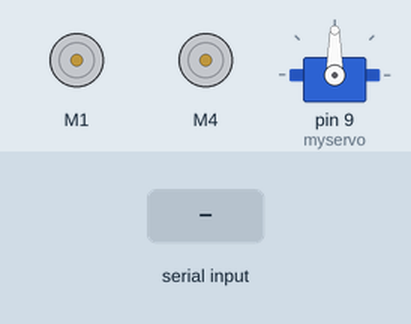
This sketch was run on a simulated Arduino Uno, built with avr-gcc and run on an emulated ATmega328P. On the bench: 2 × DC motor (green arrow = forward, orange = backward, longer = faster), servo. The inputs (shaded band) are chosen by the test bench.

Above: at 1.2 s.
1.3 s: "1" received over Serial
At 1.9 s:
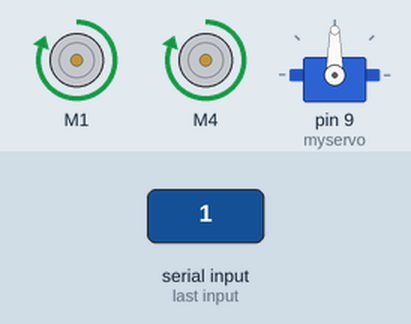
2.8 s: "2" received over Serial
At 4.0 s:
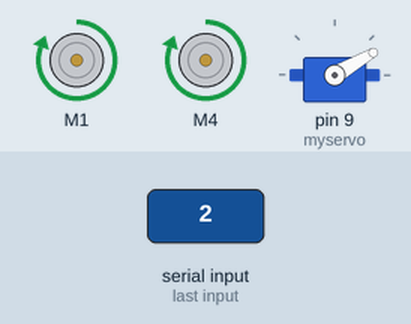
4.3 s: "0" received over Serial
At 5.4 s:
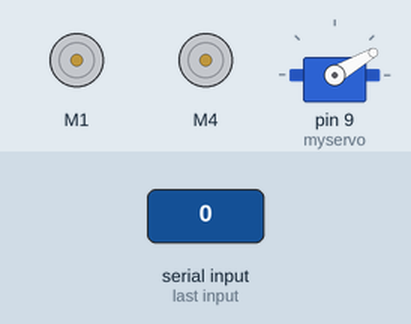
5.8 s: "3" received over Serial
At 6.5 s:
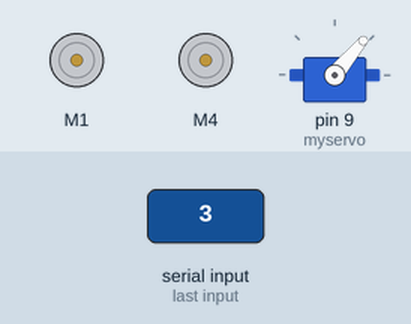
7.3 s: "4" received over Serial
At 7.7 s:
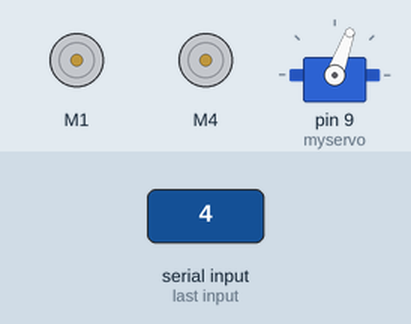
8.8 s: "6" received over Serial
At 10.0 s:
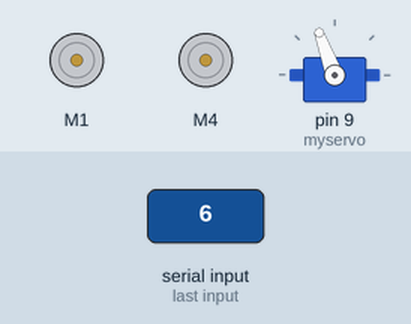
Timing chart, 0 to 11.3 s (numbered marks = the images above; inputs shaded):
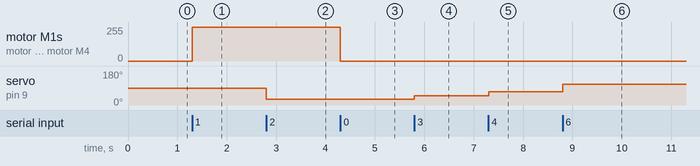

Measured:
- after the input at 1.3 s, motor M1, motor M4: stopped → forward 255/255 at once
- after the input at 2.8 s, servo on pin 9 (myservo): 90° → 30° at once
- after the input at 4.3 s, motor M1, motor M4: forward 255/255 → stopped at once
- after the input at 5.8 s, servo on pin 9 (myservo): 30° → 50° at once
- after the input at 7.3 s, servo on pin 9 (myservo): 50° → 70° at once
- after the input at 8.8 s, servo on pin 9 (myservo): 70° → 110° at once

The sketch:

arduino_code.ino
```cpp
#include <AFMotor.h>
#include <Servo.h>
Servo myservo;
AF_DCMotor FM(1);
AF_DCMotor BM(4);
char bt = 'S';
void setup()
{
  Serial.begin(9600);
  FM.setSpeed(255);
  BM.setSpeed(255);
  FM.run(RELEASE);
  BM.run(RELEASE);
  myservo.attach(9);
  myservo.write(90);
}


void loop() {

  bt = Serial.read();

  if (bt == '0')
  {
    FM.run(RELEASE);
    BM.run(RELEASE);
  }
  if (bt == '1')
  {
    FM.run(FORWARD);
    BM.run(FORWARD);
  }
  if (bt == '2')
  {
    myservo.write(30);
  }
  if (bt == '3')
  {
    myservo.write(50);
  }
  if (bt == '4')
  {
    myservo.write(70);
  }
  if (bt == '5')
  {
    myservo.write(90);
  }
  if (bt == '6')
  {
    myservo.write(110);
  }
  if (bt == '7')
  {
    myservo.write(130);
  }
  if (bt == '8')
  {
    myservo.write(150);
  }
}
```
